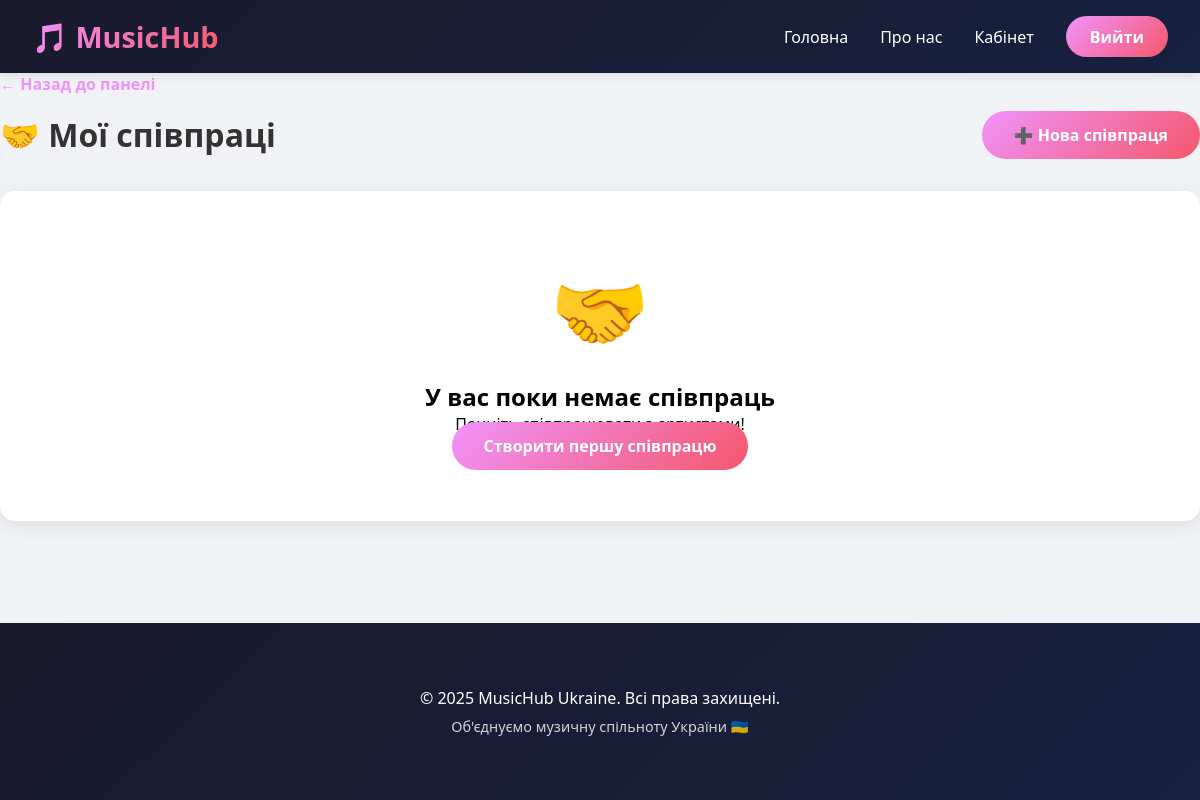
Page /collaborations/ (signed in) on the earlier database version.
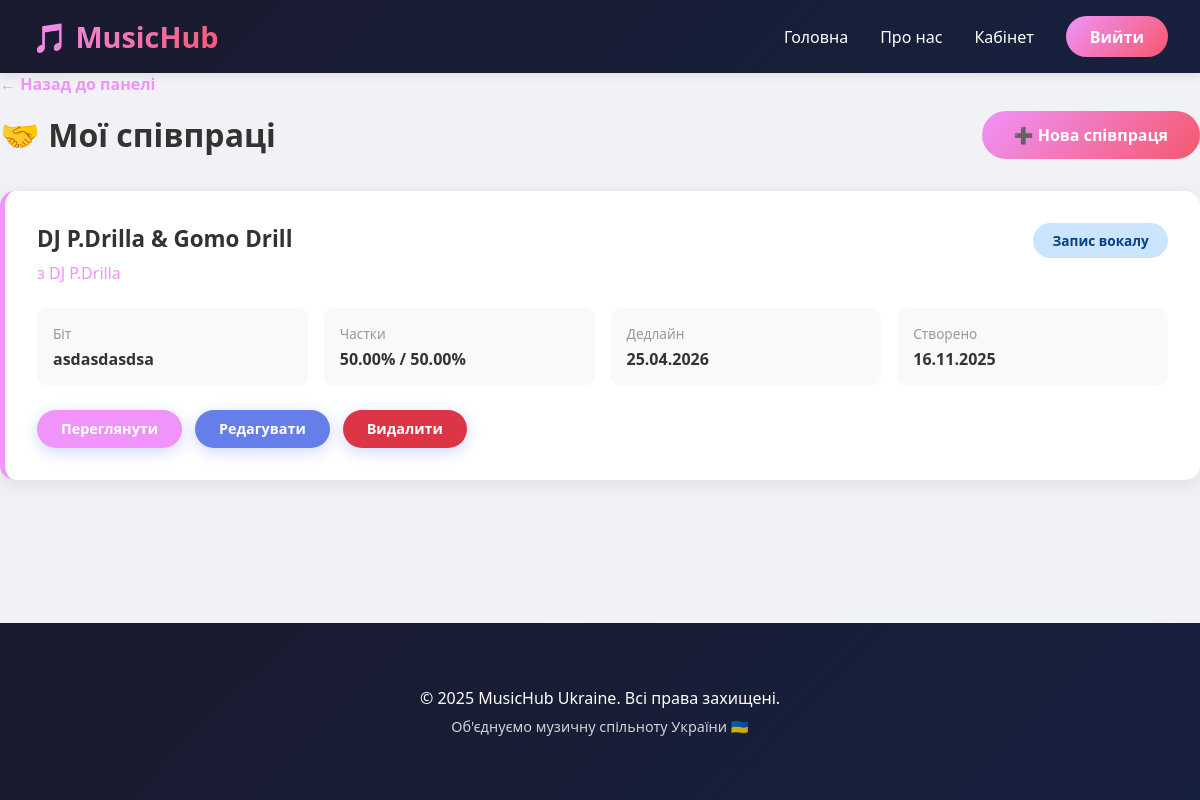
Same page on the later database version.
### music/models.py (models this page shows, shortened)
class Collaboration(models.Model):
    STATUS_CHOICES = (
        ('pending', 'Очікує підтвердження'),
        ('active', 'Активна'),
        ('recording', 'Запис вокалу'),
        ('mixing', 'Зведення'),
        ('completed', 'Завершено'),
        ('cancelled', 'Скасовано'),
    )
    producer = models.ForeignKey(User, on_delete=models.CASCADE, related_name='producer_collabs', limit_choices_to={'role': 'producer'})
    artist = models.ForeignKey(User, on_delete=models.CASCADE, related_name='artist_collabs', limit_choices_to={'role': 'artist'})
    beat = models.ForeignKey(Beat, on_delete=models.SET_NULL, null=True, blank=True)
    project_name = models.CharField(max_length=200)
    status = models.CharField(max_length=20, choices=STATUS_CHOICES, default='pending')
    description = models.TextField(blank=True)
    producer_share = models.DecimalField(max_digits=5, decimal_places=2, help_text="% продюсера")
    artist_share = models.DecimalField(max_digits=5, decimal_places=2, help_text="% артиста")
    deadline = models.DateField(null=True, blank=True)
    completed_date = models.DateField(null=True, blank=True)
    notes = models.TextField(blank=True, help_text="Додаткові примітки")
    created_at = models.DateTimeField(auto_now_add=True)
    updated_at = models.DateTimeField(auto_now=True)
    class Meta:
        ordering = ['-created_at']
    def is_overdue(self):
        from datetime import date
        if self.deadline and self.status in ['pending', 'active', 'recording', 'mixing']:
            return date.today() > self.deadline
        return False

class User(AbstractUser):
    USER_ROLES = (
        ('admin', 'Administrator'),
        ('artist', 'Artist'),
        ('producer', 'Producer'),
        ('listener', 'Listener'),
        ('label_manager', 'Label Manager'),
    )
    role = models.CharField(max_length=20, choices=USER_ROLES, default='listener')
    bio = models.TextField(blank=True, null=True)
    stage_name = models.CharField(max_length=100, blank=True, null=True)
    created_at = models.DateTimeField(auto_now_add=True)

class Beat(models.Model):
    GENRE_CHOICES = (
        ('trap', 'Trap'),
        ('lofi', 'Lo-Fi'),
        ('hiphop', 'Hip-Hop'),
        ('rock', 'Rock'),
        ('electronic', 'Electronic'),
        ('jazz', 'Jazz'),
        ('rnb', 'R&B'),
        ('pop', 'Pop'),
    )
    producer = models.ForeignKey(User, on_delete=models.CASCADE, related_name='beats', limit_choices_to={'role': 'producer'})
    title = models.CharField(max_length=200)
    genre = models.CharField(max_length=20, choices=GENRE_CHOICES)
    bpm = models.PositiveIntegerField(help_text="Beats per minute")
    price = models.DecimalField(max_digits=10, decimal_places=2, null=True, blank=True, help_text="Ціна в доларах")
    description = models.TextField(blank=True)
    audio_file = models.FileField(upload_to='beats/', null=True, blank=True)
    plays_count = models.PositiveIntegerField(default=0)
    downloads_count = models.PositiveIntegerField(default=0)
    is_available = models.BooleanField(default=True, help_text="Чи доступний біт для покупки")
    is_exclusive = models.BooleanField(default=False, help_text="Ексклюзивний біт")
    created_at = models.DateTimeField(auto_now_add=True)
    updated_at = models.DateTimeField(auto_now=True)
    class Meta:
        ordering = ['-created_at']

### music/views.py (the view)
# urls.py: path('collaborations/', views.collaboration_list, name='collaboration_list'),
@login_required
def collaboration_list(request):
    if request.user.role != 'producer':
        messages.error(request, 'У вас немає доступу до цієї сторінки')
        return redirect('music:dashboard')
    collabs = Collaboration.objects.filter(producer=request.user).select_related('artist', 'beat').order_by('-created_at')
    context = {'collabs': collabs}
    return render(request, 'music/collaboration_list.html', context)

### music/templates/music/collaboration_list.html (shortened to what this page needs)
{% extends "music/base.html" %}
{% block content %}
<div class="collabs-container">
    <a href="{% url 'music:producer_dashboard' %}" class="back-link">← Назад до панелі</a>
    <div class="page-header">
        <h1>🤝 Мої співпраці</h1>
        <a href="{% url 'music:collaboration_create' %}" class="btn-primary">➕ Нова співпраця</a>
    </div>
    {% if collabs %}
    <div class="collabs-grid">
        {% for collab in collabs %}
        <div class="collab-card">
            <div class="collab-header">
                <div>
                    <div class="collab-title">{{ collab.project_name }}</div>
                    <div class="artist-name">з {{ collab.artist.stage_name|default:collab.artist.username }}</div>
                </div>
                <span class="collab-status status-{{ collab.status }}">
                    {{ collab.get_status_display }}
                </span>
            </div>
            <div class="collab-body">
                {% if collab.beat %}
                <div class="collab-field">
                    <div class="field-label">Біт</div>
                    <div class="field-value">{{ collab.beat.title }}</div>
                </div>
                {% endif %}
                <div class="collab-field">
                    <div class="field-label">Частки</div>
                    <div class="field-value">{{ collab.producer_share }}% / {{ collab.artist_share }}%</div>
                </div>
                {% if collab.deadline %}
                <div class="collab-field">
                    <div class="field-label">Дедлайн</div>
                    <div class="field-value">{{ collab.deadline|date:"d.m.Y" }}</div>
                </div>
                {% endif %}
                <div class="collab-field">
                    <div class="field-label">Створено</div>
                    <div class="field-value">{{ collab.created_at|date:"d.m.Y" }}</div>
                </div>
            </div>
            <div class="collab-actions">
                <a href="{% url 'music:collaboration_detail' collab.pk %}" class="btn btn-view">Переглянути</a>
                <a href="{% url 'music:collaboration_update' collab.pk %}" class="btn btn-edit">Редагувати</a>
                <a href="{% url 'music:collaboration_delete' collab.pk %}" class="btn btn-delete">Видалити</a>
            </div>
        </div>
        {% endfor %}
    </div>
    {% else %}
    <div class="empty-state">
        <div class="empty-icon">🤝</div>
        <h2>У вас поки немає співпраць</h2>
        <p>Почніть співпрацювати з артистами!</p>
        <a href="{% url 'music:collaboration_create' %}" class="btn-primary">Створити першу співпрацю</a>
    </div>
    {% endif %}
</div>
{% endblock %}

### music/templates/music/base.html (shortened to what this page needs)
<!DOCTYPE html>
<html lang="uk">
<head>
</head>
<body>
<header>
    <div class="header-container">
        <a href="{% url 'music:landing' %}" class="logo">🎵 MusicHub</a>
        <nav id="mainNav">
            <a href="{% url 'music:landing' %}">Головна</a>
            <a href="{% url 'music:about' %}">Про нас</a>
            {% if user.is_authenticated %}
                <a href="{% url 'music:dashboard' %}">Кабінет</a>
                <a href="{% url 'music:logout' %}" class="nav-btn">Вийти</a>
            {% else %}
                <a href="{% url 'music:login' %}">Увійти</a>
                <a href="{% url 'music:register' %}" class="nav-btn">Реєстрація</a>
            {% endif %}
        </nav>
    </div>
</header>
<main>
    {% block content %}{% endblock %}
</main>
<footer>
    <div class="container">
        <p>&copy; {{ year|default:2025 }} MusicHub Ukraine. Всі права захищені.</p>
        <p style="margin-top: 0.5rem; opacity: 0.8; font-size: 0.9rem;">Об'єднуємо музичну спільноту України 🇺🇦</p>
    </div>
</footer>
</body>
</html>

Differences in the rows shown:
added Collaboration: project_name "DJ P.Drilla & Gomo Drill", artist.stage_name "DJ P.Drilla", status "Запис вокалу", beat "asdasdasdsa", producer_share "50.00", artist_share "50.00", deadline "25.04.2026", created_at "16.11.2025"
Other differences:
text no longer shown: "🤝 У вас поки немає співпраць Почніть співпрацювати з артистами! Створити першу співпрацю"
